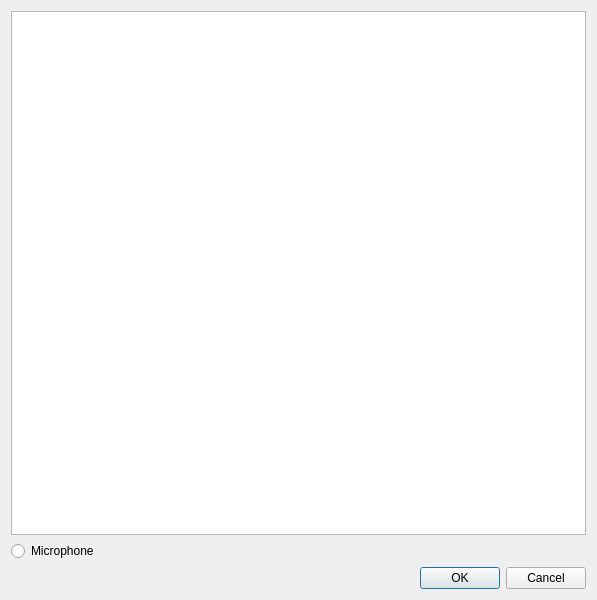
<?xml version="1.0" encoding="UTF-8"?>
<ui version="4.0">
 <class>NoteDialog</class>
 <widget class="QDialog" name="NoteDialog">
  <property name="geometry">
   <rect>
    <x>0</x>
    <y>0</y>
    <width>597</width>
    <height>600</height>
   </rect>
  </property>
  <property name="windowTitle">
   <string>Dialog</string>
  </property>
  <layout class="QVBoxLayout" name="verticalLayout">
   <item>
    <widget class="QTextEdit" name="textEdit"/>
   </item>
   <item>
    <widget class="QRadioButton" name="radioButton">
     <property name="text">
      <string>Microphone</string>
     </property>
    </widget>
   </item>
   <item>
    <widget class="QDialogButtonBox" name="buttonBox">
     <property name="orientation">
      <enum>Qt::Horizontal</enum>
     </property>
     <property name="standardButtons">
      <set>QDialogButtonBox::Cancel|QDialogButtonBox::Ok</set>
     </property>
    </widget>
   </item>
  </layout>
 </widget>
 <resources/>
 <connections>
  <connection>
   <sender>buttonBox</sender>
   <signal>accepted()</signal>
   <receiver>NoteDialog</receiver>
   <slot>accept()</slot>
   <hints>
    <hint type="sourcelabel">
     <x>248</x>
     <y>254</y>
    </hint>
    <hint type="destinationlabel">
     <x>157</x>
     <y>274</y>
    </hint>
   </hints>
  </connection>
  <connection>
   <sender>buttonBox</sender>
   <signal>rejected()</signal>
   <receiver>NoteDialog</receiver>
   <slot>reject()</slot>
   <hints>
    <hint type="sourcelabel">
     <x>316</x>
     <y>260</y>
    </hint>
    <hint type="destinationlabel">
     <x>286</x>
     <y>274</y>
    </hint>
   </hints>
  </connection>
 </connections>
</ui>
